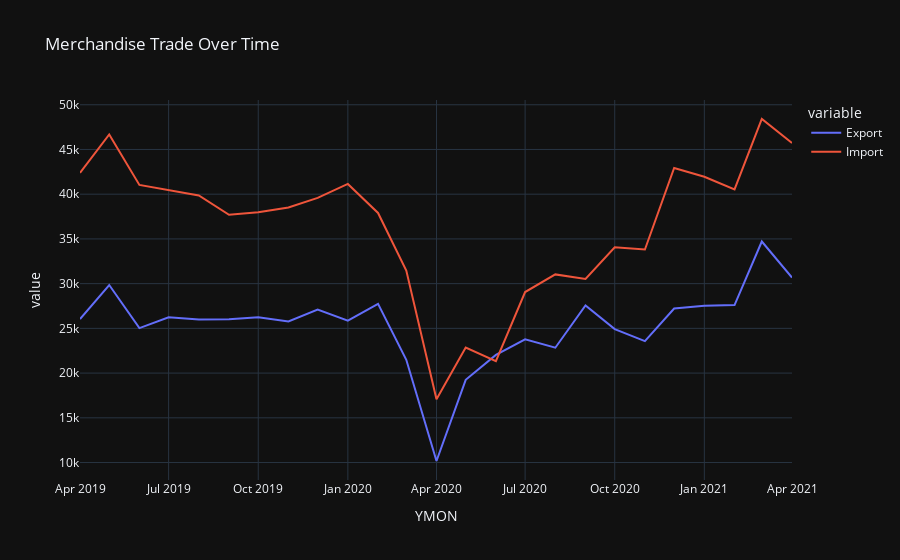

Notebook cell for this chart:
### Code cell
import plotly.express as px
export1 = merch_data['Export']
import1 = merch_data['Import']
px.line(merch_data, x='YMON', y=[export1, import1], title='Merchandise Trade Over Time')

### Figure 1 — Plotly figure (JSON) as saved in the notebook; plotly's stock layout.template omitted (floating-point values rounded to 4 significant figures)
{"data": [{"hovertemplate": "variable=Export<br>YMON=%{x}<br>value=%{y}<extra></extra>", "legendgroup": "Export", "line": {"color": "#636efa", "dash": "solid"}, "mode": "lines", "name": "Export", "orientation": "v", "showlegend": true, "type": "scatter", "x": ["2019-04-01T00:00:00", "2019-05-01T00:00:00", "2019-06-01T00:00:00", "2019-07-01T00:00:00", "2019-08-01T00:00:00", "2019-09-01T00:00:00", "2019-10-01T00:00:00", "2019-11-01T00:00:00", "2019-12-01T00:00:00", "2020-01-01T00:00:00", "2020-02-01T00:00:00", "2020-03-01T00:00:00", "2020-04-01T00:00:00", "2020-05-01T00:00:00", "2020-06-01T00:00:00", "2020-07-01T00:00:00", "2020-08-01T00:00:00", "2020-09-01T00:00:00", "2020-10-01T00:00:00", "2020-11-01T00:00:00", "2020-12-01T00:00:00", "2021-01-01T00:00:00", "2021-02-01T00:00:00", "2021-03-01T00:00:00", "2021-04-01T00:00:00"], "xaxis": "x", "y": [26037, 29847, 25028, 26234, 25992, 26024, 26233, 25772, 27107, 25853, 27743, 21491, 10172, 19245, 22032, 23775, 22837, 27555, 24920, 23570, 27220, 27518, 27610, 34711, 30681], "yaxis": "y"}, {"hovertemplate": "variable=Import<br>YMON=%{x}<br>value=%{y}<extra></extra>", "legendgroup": "Import", "line": {"color": "#EF553B", "dash": "solid"}, "mode": "lines", "name": "Import", "orientation": "v", "showlegend": true, "type": "scatter", "x": ["2019-04-01T00:00:00", "2019-05-01T00:00:00", "2019-06-01T00:00:00", "2019-07-01T00:00:00", "2019-08-01T00:00:00", "2019-09-01T00:00:00", "2019-10-01T00:00:00", "2019-11-01T00:00:00", "2019-12-01T00:00:00", "2020-01-01T00:00:00", "2020-02-01T00:00:00", "2020-03-01T00:00:00", "2020-04-01T00:00:00", "2020-05-01T00:00:00", "2020-06-01T00:00:00", "2020-07-01T00:00:00", "2020-08-01T00:00:00", "2020-09-01T00:00:00", "2020-10-01T00:00:00", "2020-11-01T00:00:00", "2020-12-01T00:00:00", "2021-01-01T00:00:00", "2021-02-01T00:00:00", "2021-03-01T00:00:00", "2021-04-01T00:00:00"], "xaxis": "x", "y": [42387, 46683, 41032, 40431, 39852, 37695, 37986, 38523, 39594, 41149, 37904, 31471, 17087, 22861, 21324, 29064, 31033, 30517, 34074, 33811, 42933, 41955, 40547, 48407, 45721], "yaxis": "y"}], "layout": {"legend": {"title": {"text": "variable"}, "tracegroupgap": 0}, "title": {"text": "Merchandise Trade Over Time"}, "xaxis": {"anchor": "y", "domain": [0, 1], "title": {"text": "YMON"}}, "yaxis": {"anchor": "x", "domain": [0, 1], "title": {"text": "value"}}}}
